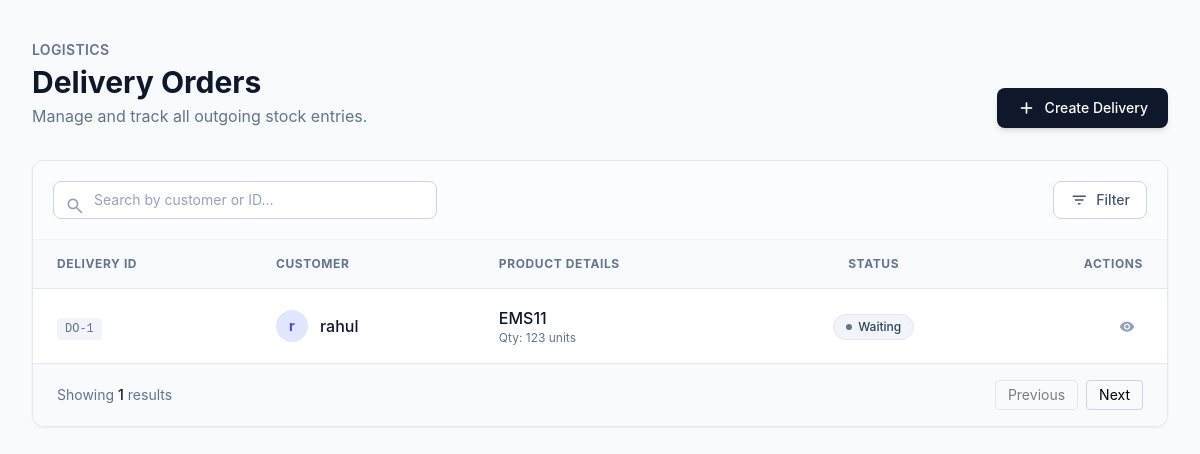
/delivery/, run on an earlier commit of the app's database.
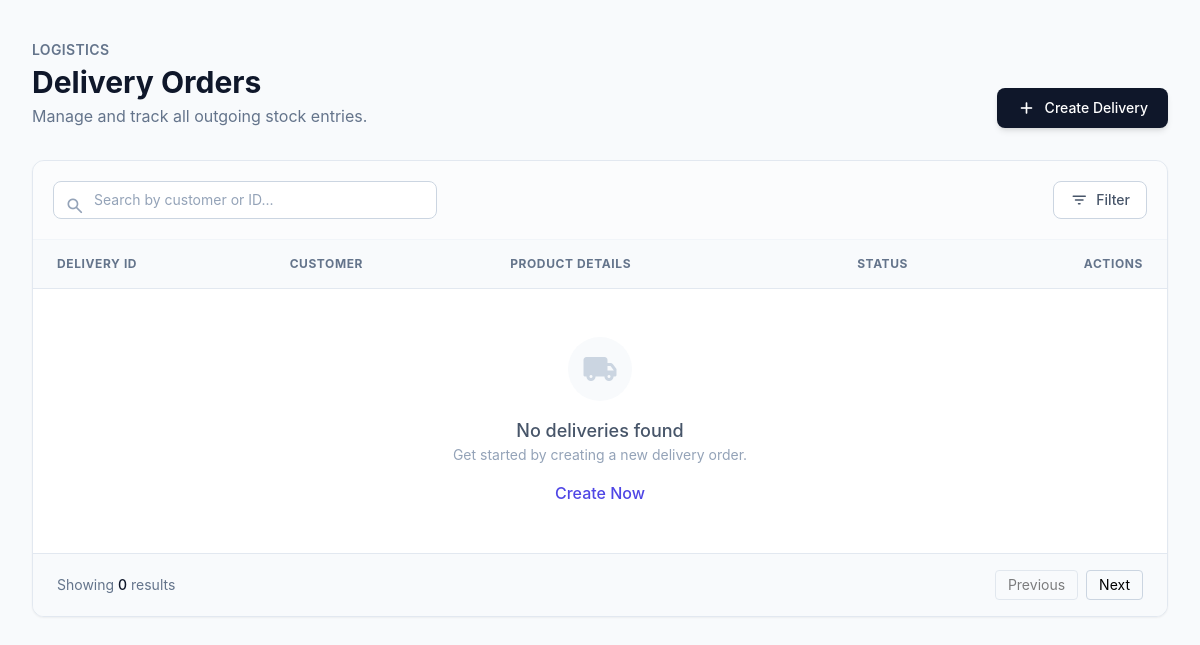
And on a later commit of the database.
### delivery_app/models.py (models this page shows, shortened)
class Delivery(models.Model):
    STATUS_CHOICES = [
        ("Waiting", "Waiting"),
        ("Dispatched", "Dispatched"),
        ("Delivered", "Delivered"),
        ("Cancelled", "Cancelled"),
    ]
    customer_name = models.CharField(max_length=200)
    product = models.ForeignKey(Product, on_delete=models.CASCADE)
    quantity = models.PositiveIntegerField()
    status = models.CharField(max_length=50, choices=STATUS_CHOICES, default="Waiting")
    note = models.TextField(blank=True, null=True)
    created_at = models.DateTimeField(auto_now_add=True)

### products/models.py (models this page shows, shortened)
class Product(models.Model):
    name = models.CharField(max_length=200)
    sku = models.CharField(max_length=100)
    category = models.CharField(max_length=100)
    unit = models.CharField(max_length=50)
    stock = models.IntegerField()
    description = models.TextField(blank=True, null=True)
    reorder_level = models.IntegerField(default=0)

### delivery_app/views.py (the view)
# urls.py: path("", views.delivery_list, name="delivery_list"),
def delivery_list(request):
    deliveries = Delivery.objects.all().order_by("-created_at")
    return render(request, "delivery/delivery_list.html", {"deliveries": deliveries})

### templates/delivery/delivery_list.html (shortened to what the changed rows need)
<!DOCTYPE html>
<html lang="en">
<head>
    <script src="https://cdn.tailwindcss.com"></script>
</head>
<body class="bg-slate-50 min-h-screen py-10 px-4 sm:px-6 lg:px-8">
    <div class="max-w-6xl mx-auto">
        <div class="flex flex-col md:flex-row justify-between md:items-end mb-8 gap-4">
            <div>
                <h1 class="text-3xl font-bold text-slate-900">Delivery Orders</h1>
            </div>
        </div>
        <div class="bg-white rounded-xl shadow-sm border border-slate-200 overflow-hidden">
            <div class="overflow-x-auto">
                <table class="w-full text-left border-collapse">
                    <thead>
                        <tr class="bg-slate-50 border-b border-slate-200 text-xs uppercase tracking-wider text-slate-500 font-semibold">
                            <th class="px-6 py-4">Delivery ID</th>
                            <th class="px-6 py-4">Customer</th>
                            <th class="px-6 py-4">Product Details</th>
                            <th class="px-6 py-4 text-center">Status</th>
                            <th class="px-6 py-4 text-right">Actions</th>
                        </tr>
                    </thead>
                    <tbody class="divide-y divide-slate-100">
                        {% for d in deliveries %}
                        <tr class="hover:bg-slate-50/80 transition-colors group">
                            <td class="px-6 py-4">
                                <span class="font-mono text-xs font-medium text-slate-500 bg-slate-100 px-2 py-1 rounded">
                                    DO-{{ d.id }}
                                </span>
                            </td>
                            <td class="px-6 py-4">
                                <div class="flex items-center gap-3">
                                    <div class="w-8 h-8 rounded-full bg-indigo-100 text-indigo-600 flex items-center justify-center text-sm font-bold">
                                        {{ d.customer_name|slice:":1" }}
                                    </div>
                                    <div class="font-medium text-slate-900">{{ d.customer_name }}</div>
                                </div>
                            </td>
                            <td class="px-6 py-4">
                                <div class="flex flex-col">
                                    <span class="font-medium text-slate-900">{{ d.product.name }}</span>
                                    <span class="text-xs text-slate-500">Qty: {{ d.quantity }} units</span>
                                </div>
                            </td>
                            <td class="px-6 py-4 text-center">
                                <span class="inline-flex items-center gap-1.5 px-3 py-1 rounded-full text-xs font-medium border
                                    {% if d.status == 'Pending' %}
                                        bg-amber-50 text-amber-700 border-amber-200
                                    {% elif d.status == 'Done' %}
                                        bg-emerald-50 text-emerald-700 border-emerald-200
                                    {% else %}
                                        bg-slate-100 text-slate-700 border-slate-200
                                    {% endif %}">
                                    <span class="w-1.5 h-1.5 rounded-full
                                        {% if d.status == 'Pending' %} bg-amber-500
                                        {% elif d.status == 'Done' %} bg-emerald-500
                                        {% else %} bg-slate-500
                                        {% endif %}"></span>
                                    {{ d.status }}
                                </span>
                            </td>
                            <td class="px-6 py-4 text-right">
                                <a href="{% url 'delivery_detail' d.id %}"
                                   class="text-slate-400 hover:text-indigo-600 hover:bg-indigo-50 p-2 rounded-lg transition-all inline-block"
                                   title="View Details">
                                    <span class="icon">visibility</span>
                                </a>
                            </td>
                        </tr>
                        {% empty %}
                        <tr>
                            <td colspan="5" class="px-6 py-12 text-center">
                                <div class="flex flex-col items-center justify-center text-slate-400">
                                    <div class="w-16 h-16 bg-slate-50 rounded-full flex items-center justify-center mb-4">
                                        <span class="icon text-4xl text-slate-300">local_shipping</span>
                                    </div>
                                    <p class="text-lg font-medium text-slate-600">No deliveries found</p>
                                    <p class="text-sm">Get started by creating a new delivery order.</p>
                                    <a href="{% url 'delivery_create' %}" class="mt-4 text-indigo-600 font-medium hover:underline">Create Now</a>
                                </div>
                            </td>
                        </tr>
                        {% endfor %}
                    </tbody>
                </table>
            </div>
            <div class="px-6 py-4 border-t border-slate-200 bg-slate-50 flex items-center justify-between">
                <p class="text-sm text-slate-500">Showing <span class="font-medium text-slate-900">{{ deliveries|length }}</span> results</p>
            </div>
        </div>
    </div>
</body>
</html>

What changed in the data, as far as the page shows it:
removed Delivery: id "1", customer_name "r", customer_name "rahul", product.name "EMS11", quantity "123", status "Waiting"
Also different on the page:
{{ deliveries|length }}: "1" → "0"
text now shown: "No deliveries found Get started by creating a new delivery order. Create Now"
